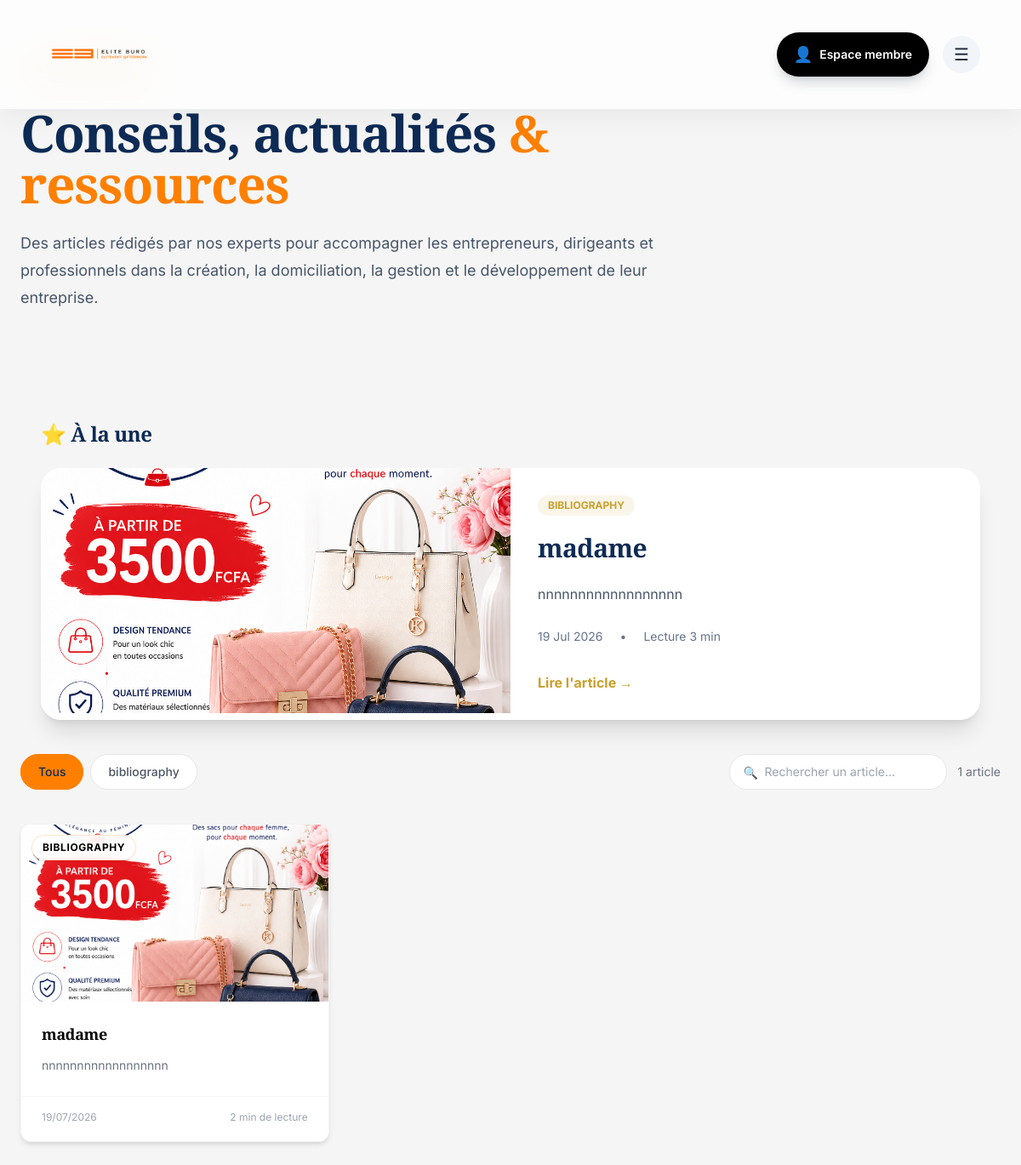
Screenshot of /blog/ with the database file from the repository.
### blog/models.py (models this page shows, shortened)
class BlogArticle(models.Model):
    category = models.ForeignKey(
        BlogCategory,
        on_delete=models.CASCADE,
        related_name="articles",
        null=True,
        blank=True,
    )
    title = models.CharField(max_length=200, unique=True)
    image = models.ImageField(upload_to="blog/articles/", blank=True, null=True)
    slug = models.SlugField(max_length=220, unique=True, blank=True)
    excerpt = models.TextField(blank=True, default="")
    content = models.TextField(blank=True, default="")
    is_published = models.BooleanField(default=False)
    created_at = models.DateTimeField(auto_now_add=True)
    updated_at = models.DateTimeField(auto_now=True)
    class Meta:
        ordering = ["-created_at"]
        verbose_name = "Article"
        verbose_name_plural = "Articles"

class BlogCategory(models.Model):
    name = models.CharField(max_length=120, unique=True)
    slug = models.SlugField(max_length=140, unique=True, blank=True)
    description = models.TextField(blank=True, default="")
    created_at = models.DateTimeField(auto_now_add=True)
    updated_at = models.DateTimeField(auto_now=True)
    class Meta:
        ordering = ["name"]
        verbose_name = "Catégorie"
        verbose_name_plural = "Catégories"

### blog/views.py (the view)
# urls.py: path("", views.blog_list, name="list"),
def blog_list(request):
    articles = BlogArticle.objects.filter(is_published=True).select_related("category").order_by("-created_at")
    featured = articles.first()
    categories = BlogCategory.objects.all()
    return render(request, "core/blog.html", {
        "articles": articles,
        "featured": featured,
        "categories": categories,
    })

### templates/core/blog.html (shortened to what this page needs)
{% extends "layouts/base_public.html" %}
{% load static %}
{% block content %}
<div class="max-w-7xl mx-auto px-6 pt-16 pb-10">
    <div class="max-w-4xl">
        <span class="inline-flex items-center gap-2 rounded-full border border-[#C9A02C]/30 bg-[#C9A02C]/10 px-4 py-2 text-sm font-semibold text-[#C9A02C]">
        </span>
        <h1 class="mt-6 text-5xl lg:text-6xl font-black text-[#0D2B55] leading-tight">
            Conseils, actualités
            <span class="text-[#FF8000]">& ressources</span>
        </h1>
        <p class="mt-6 max-w-3xl text-lg leading-8 text-slate-600">
            Des articles rédigés par nos experts pour accompagner les entrepreneurs,
            dirigeants et professionnels dans la création, la domiciliation,
            la gestion et le développement de leur entreprise.
        </p>
    </div>
</div>
<div class="max-w-7xl mx-auto px-6 py-12">
  {% if featured %}
  <section class="max-w-6xl mx-auto px-6 py-10">
      <div class="flex items-center justify-between mb-6">
          <h2 class="text-2xl font-black text-[#0D2B55]">
              ⭐ À la une
          </h2>
      </div>
      <div class="swiper featuredSwiper rounded-3xl overflow-hidden shadow-xl">
          <div class="swiper-wrapper">
              <div class="swiper-slide">
                  <a href="{% url 'blog:detail' slug=featured.slug %}"
                    class="grid md:grid-cols-2 bg-white">
                      <div class="h-72 overflow-hidden">
                          {% if featured.image %}
                              <img src="{{ featured.image.url }}"
                                  class="w-full h-full object-cover"
                                  alt="{{ featured.title }}">
                          {% endif %}
                      </div>
                      <div class="p-8 flex flex-col justify-center">
                          {% if featured.category %}
                          <span class="inline-flex w-fit rounded-full bg-[#C9A02C]/10 px-3 py-1 text-xs font-bold uppercase text-[#C9A02C]">
                              {{ featured.category.name }}
                          </span>
                          {% endif %}
                          <h2 class="mt-5 text-3xl font-black text-[#0D2B55]">
                              {{ featured.title }}
                          </h2>
                          <p class="mt-5 text-slate-600 leading-8">
                              {{ featured.excerpt|default:featured.content|truncatewords:28 }}
                          </p>
                          <div class="mt-6 flex gap-5 text-sm text-slate-500">
                              <span>
                                  {{ featured.created_at|date:"d M Y" }}
                              </span>
                              <span>
                                  •
                              </span>
                              <span>
                                  Lecture 3 min
                              </span>
                          </div>
                          <span class="mt-8 inline-flex items-center font-bold text-[#C9A02C]">
                              Lire l'article →
                          </span>
                      </div>
                  </a>
              </div>
          </div>
      </div>
  </section>
  {% endif %}
  <div class="flex flex-col md:flex-row justify-between items-start md:items-center gap-5 mb-10">
    <div class="flex flex-wrap gap-2" id="filterTags">
      <button class="filter-btn px-5 py-2.5 rounded-full border border-gray-200 bg-white text-sm font-medium text-gray-600 hover:bg-navy hover:text-white hover:border-navy transition active-filter" data-filter="all">
        Tous
      </button>
      {% for cat in categories %}
      <button class="filter-btn px-5 py-2.5 rounded-full border border-gray-200 bg-white text-sm font-medium text-gray-600 hover:bg-navy hover:text-white hover:border-navy transition" data-filter="{{ cat.name|lower }}">
        {{ cat.name }}
      </button>
      {% endfor %}
    </div>
    <div class="flex items-center gap-3 w-full md:w-auto">
      <div class="search-wrapper relative flex-1 md:w-64">
        <span class="search-icon">🔍</span>
        <input type="text" id="searchInput" placeholder="Rechercher un article..."
               class="w-full px-4 py-2.5 pl-10 border border-gray-200 rounded-full text-sm bg-white focus:border-gold focus:ring-2 focus:ring-gold/20 outline-none transition">
      </div>
      <span class="result-counter text-sm text-gray-400 whitespace-nowrap" id="resultCounter"></span>
    </div>
  </div>
  <div class="grid md:grid-cols-2 lg:grid-cols-3 gap-8" id="articlesGrid">
    {% for article in articles %}
    <article class="article-card bg-white rounded-xl shadow-md border border-gray-100 overflow-hidden hover:shadow-xl hover:-translate-y-1.5 transition-all duration-400" data-category="{{ article.category.name|lower|default:'general' }}">
      <a href="{% url 'blog:detail' slug=article.slug %}">
        <div class="card-img-wrapper h-52 relative">
          {% if article.image %}
            <img src="{{ article.image.url }}" alt="{{ article.title }}" loading="lazy" class="w-full h-full object-cover">
          {% else %}
            <img src="https://images.unsplash.com/photo-1497366216548-37526070297c?w=600&q=80" alt="{{ article.title }}" loading="lazy" class="w-full h-full object-cover">
          {% endif %}
          {% if article.category %}
            <span class="absolute top-3 left-3 bg-white/90 backdrop-blur-sm text-navy text-xs font-bold uppercase tracking-wider px-3 py-1.5 rounded-full border border-gold/20 shadow-sm">{{ article.category.name }}</span>
          {% endif %}
        </div>
        <div class="p-6">
          <h3 class="text-lg font-bold text-navy font-display mb-3 hover:text-gold transition-colors">{{ article.title }}</h3>
          <p class="text-sm text-gray-500 leading-relaxed line-clamp-3">{{ article.excerpt|default:article.content|truncatewords:20 }}</p>
        </div>
        <div class="px-6 pb-5 flex justify-between items-center text-xs text-gray-400 border-t border-gray-100 pt-4">
          <span>{{ article.created_at|date:"d/m/Y" }}</span>
          <span>{{ article.content|wordcount|add:250|divisibleby:250|yesno:"1 min,2 min"|default:"2 min" }} de lecture</span>
        </div>
      </a>
    </article>
    {% empty %}
    <div class="col-span-full text-center py-20">
      <div class="text-6xl mb-6">📝</div>
      <p class="text-gray-400 text-lg font-semibold">Aucun article publié pour le moment.</p>
      <p class="text-gray-300 mt-2">Revenez bientôt pour découvrir nos actualités et conseils exclusifs !</p>
    </div>
    {% endfor %}
  </div>
</div>
{% endblock %}

### static/css/home.css (style rules this page uses)
:root { --orange: #FF8000; --dark: #000000; --gold: #C9A02C; --cream: #FAFAF7; --gray: #6B7280; --gray-light: #D1D5DB; --border: rgba(0, 0, 0, 0.15); --shadow: 0 10px 30px rgba(0, 0, 0, 0.10); --shadow-hover: 0 20px 50px rgba(0, 0, 0, 0.18); }
body { font-family: Inter, sans-serif; background: var(--cream); color: #000000; }
h1, h2, h3 { font-family: Sora, sans-serif; color: var(--dark); letter-spacing: -0.02em; }
html { scroll-behavior: smooth; }
input { border:1px solid var(--border); border-radius:12px; }

### static/css/style.css (style rules this page uses)
:root { --orange: #FF8000; --dark: #000000; --gold: #C9A02C; --cream: #FAFAF7; --gray: #6B7280; --gray-light: #D1D5DB; --gray-bg: #F3F4F6; --border: rgba(0,0,0,.12); --shadow: 0 10px 30px rgba(0,0,0,.08); --shadow-hover: 0 20px 50px rgba(0,0,0,.15); }
* { margin:0; padding:0; box-sizing:border-box; }
body { font-family:"Inter","DM Sans",Arial,sans-serif; background:var(--cream); color:var(--dark); }
h1,h2,h3,h4 { font-family:"Playfair Display",Georgia,serif; font-weight:700; color:var(--dark); }
a { text-decoration:none; transition:.3s ease; }
input, select, textarea { width:100%; padding:10px; border:1px solid var(--gray-light); border-radius:8px; margin-top:5px; background:#ffffff; color:var(--dark); }
.flex { display:flex; }

### templates/core/blog.html (style rules this page uses)
.article-card { position: relative; overflow: hidden; }
.article-card::before { content: ''; position: absolute; left: 0; top: 0; bottom: 0; width: 3px; background: #FF8000; transform: scaleY(0); transform-origin: bottom; transition: transform 0.35s ease; z-index: 2; border-radius: 0 2px 2px 0; }
.card-img-wrapper { overflow: hidden; }
.card-img-wrapper img { transition: transform 0.6s cubic-bezier(0.25, 0.46, 0.45, 0.94); }
.filter-btn { transition: all 0.3s cubic-bezier(0.25, 0.46, 0.45, 0.94); position: relative; }
.filter-btn::after { content: ''; position: absolute; inset: -1px; border-radius: 9999px; border: 2px solid transparent; transition: border-color 0.3s ease; }
.filter-btn.active-filter::after { border-color: #FF8000; }
.filter-btn.active-filter { background: #FF8000 !important; color: #0D2B55 !important; border-color: #FF8000 !important; }
.search-wrapper { position: relative; }
.search-wrapper .search-icon { position: absolute; left: 16px; top: 50%; transform: translateY(-50%); color: #9CA3AF; pointer-events: none; font-size: 14px; }
.search-wrapper input { padding-left: 40px !important; }
.result-counter { font-size: 0.875rem; color: #6B7280; transition: opacity 0.3s ease; }
.article-card { animation: fadeInUp 0.4s ease both; }
.article-card:nth-child(1) { animation-delay: 0.02s; }
.line-clamp-3 { display: -webkit-box; -webkit-line-clamp: 3; -webkit-box-orient: vertical; overflow: hidden; }

### rows the page displays
BlogArticle: image (picture), category.name "BIBLIOGRAPHY", title "madame", excerpt "nnnnnnnnnnnnnnnnnn", created_at "19 Jul 2026", created_at "19/07/2026", content|add "2 min"
BlogCategory: name "bibliography"
